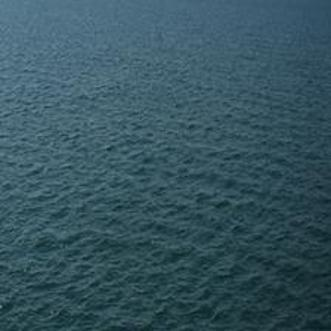
#> input picture data/normal_sea/baseline_split/DSC_0539_FA_2060_224x224_HF_331x331_JPG.rf.e3f74f3a53eda71952df64bebebdf437.jpg, 331 x 331 px; its folder holds only this picture in this run
$ jupyter execute --allow-errors Stage_01_Pipeline_V3.ipynb   (older library calls are emulated)
#> lines starting #> are read from the running program, lines starting #| are printed output that depends on the picture; after the words box and inside, x2 and y2 are one past the last pixel; in counts of white or black regions, pixels touching at a corner belong together
# Stage 1 — Unsupervised Anomaly Baseline (full normal-sea baseline, prawn-only crosscheck)

Changes from the previous version:
- Baseline is now built from **all** images in the normal-sea baseline split (no subsampling / no convergence check needed - more data gives a more stable reference).
- Negative controls use the **full** held-out normal-sea split, not a capped sample.
- Crosscheck uses **prawn positives only** - tuna/cetacean bonus checks removed for this run.
- Feature extraction is parallelized (`ProcessPoolExecutor`) since we're now processing the full dataset rather than a subsample.

[cell 1]
# --- Cell 1: Imports and config ---
import cv2
import numpy as np
import random
import json
from pathlib import Path
from skimage.segmentation import slic
from skimage.feature import graycomatrix, graycoprops
from scipy import ndimage
from concurrent.futures import ProcessPoolExecutor

# --- Dataset paths ---
BASELINE_DIR  = Path("data/normal_sea/baseline_split")   # ALL images here build "what is normal water"
NEGATIVE_DIR  = Path("data/normal_sea/heldout_split")     # ALL images here are negative controls
PRAWN_DIR     = Path("data/prawns")             # deduplicated 42 unique prawn images - crosscheck only

IMG_SIZE = (512, 512)
N_SEGMENTS = 150
GLCM_LEVELS = 32
MIN_COMPONENT_SIZE = 3         # minimum flagged superpixels to count as a real detection
Z_THRESH = 2.5

random.seed(42)

[cell 2]
# --- Cell 2: Pre-processing functions ---
# Dataset used: none - applied identically to every set later.

def load_and_resize(path, size=IMG_SIZE):
#> called with size = (512, 512)
    img = cv2.imread(str(path))
#> img is the input picture: shape (331, 331, 3); mean B, G, R 95.3, 84.6, 54.1
    img = cv2.resize(img, size)
#> img: shape (512, 512, 3)
#> in to_lab, `return cv2.cvtColor(img_bgr, cv2.COLOR_BGR2LAB)`: returned value: shape (512, 512, 3); mean of channels 0, 1, 2 86.5, 119.9, 118.3
    return img

def suppress_glint(img_bgr, thresh=220, dilate_iter=2):
    """Masks out bright sun-glint pixels on the L channel."""
#> called with thresh = 220, dilate_iter = 2
    lab = cv2.cvtColor(img_bgr, cv2.COLOR_BGR2LAB)
    L = lab[:, :, 0]
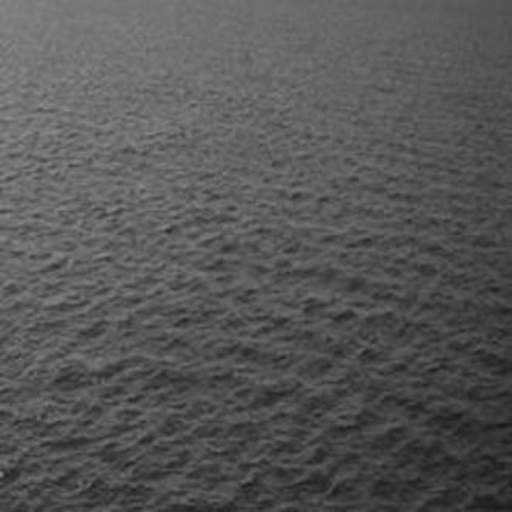
#> L: shape (512, 512); min 24, max 143, mean 86.5
    glint_mask = (L > thresh).astype(np.uint8)
#> glint_mask: shape (512, 512); every value is 0
    glint_mask = cv2.dilate(glint_mask, np.ones((5, 5), np.uint8), iterations=dilate_iter)
    return glint_mask  # 1 = glint, exclude from analysis

def to_lab(img_bgr):
    return cv2.cvtColor(img_bgr, cv2.COLOR_BGR2LAB)

def preprocess_image(path):
    """Full chain: load -> resize -> LAB -> glint mask."""
    img = load_and_resize(path)
    lab = to_lab(img)
    glint_mask = suppress_glint(img)
    return img, lab, glint_mask

[cell 3]
# --- Cell 3: Fast SLIC + GLCM feature extraction ---
# Dataset used: none - reusable functions for every image below.

def quantize(patch, levels=GLCM_LEVELS):
    return (patch.astype(np.float32) / 256 * levels).astype(np.uint8)

def extract_superpixel_features(img_lab, glint_mask, n_segments=N_SEGMENTS):
    """
    Runs SLIC on the L channel, then computes GLCM texture stats per
    superpixel, keeping true 2D spatial structure. Uses ndimage.find_objects
    for speed and quantized grey levels to shrink the GLCM matrix size.
    """
#> called with n_segments = 150
    L_channel = img_lab[:, :, 0]
    segments = slic(img_lab, n_segments=n_segments, compactness=10, start_label=1)
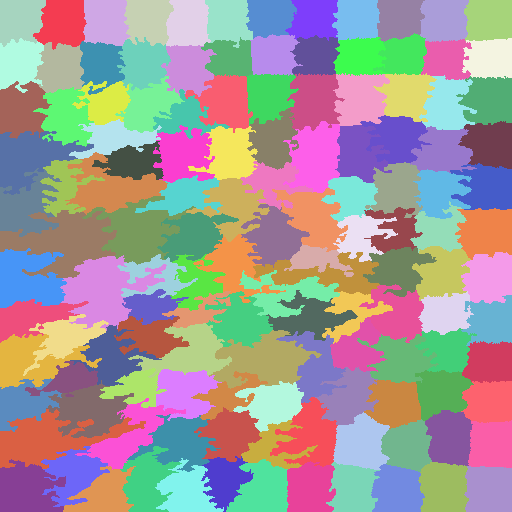
#> segments: shape (512, 512) int64; 130 distinct labels, from 1 to 130; one colour per label, 0 black
    objects = ndimage.find_objects(segments)
#> objects = 130 items

    features = []
    for seg_id, bbox in enumerate(objects, start=1):
        if bbox is None:
            continue
        y_slice, x_slice = bbox
        local_mask = segments[y_slice, x_slice] == seg_id

        if glint_mask[y_slice, x_slice][local_mask].mean() > 0.5:
            continue  # skip glint-dominated superpixels entirely

        patch = L_channel[y_slice, x_slice]
        if patch.shape[0] < 2 or patch.shape[1] < 2:
            continue

        patch_q = quantize(patch)
        glcm = graycomatrix(patch_q, distances=[1], angles=[0],
                             levels=GLCM_LEVELS, symmetric=True, normed=True)

        features.append({
            "seg_id": int(seg_id),
            "bbox": (x_slice.start, y_slice.start, x_slice.stop, y_slice.stop),
            "contrast": float(graycoprops(glcm, 'contrast')[0, 0]),
            "homogeneity": float(graycoprops(glcm, 'homogeneity')[0, 0]),
            "energy": float(graycoprops(glcm, 'energy')[0, 0]),
        })
#> this loop made 130 passes
#> pass 1, in extract_superpixel_features, `local_mask = segments[y_slice, x_slice] == seg_id`:
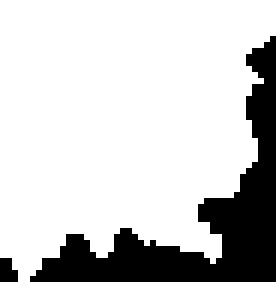
#> local_mask: shape (47, 46) bool (shown 6 times larger); 79.4% white; 2 black regions (1 under 20 px), largest, box (x1, y1, x2, y2) and area: (5, 6, 46, 47) 436
#> pass 1, in extract_superpixel_features, `patch = L_channel[y_slice, x_slice]`:
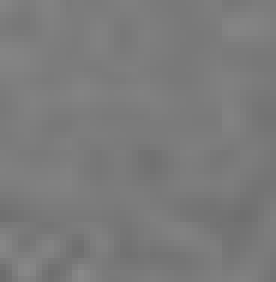
#> patch: shape (47, 46) (shown 6 times larger); min 109, max 137, mean 123.1
#> pass 1, in extract_superpixel_features, `patch_q = quantize(patch)`:
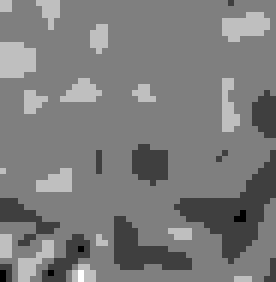
#> patch_q: shape (47, 46) (shown 6 times larger); min 13, max 17, mean 14.95; drawn with min black and max white
#> pass 2, in extract_superpixel_features, `local_mask = segments[y_slice, x_slice] == seg_id`:
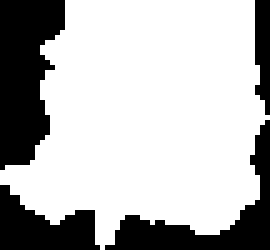
#> local_mask: shape (50, 54) bool (shown 5 times larger); 72.1% white; 4 black regions, box (x1, y1, x2, y2) and area: (0, 0, 13, 34) 318, (21, 24, 54, 50) 222, (0, 37, 20, 50) 156, (51, 0, 54, 23) 58
#> after the loop:
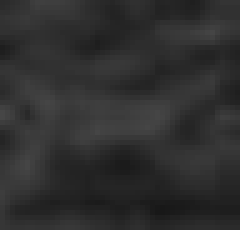
#> patch: shape (46, 48) (shown 5 times larger); min 24, max 70, mean 46.7
#> after the loop:
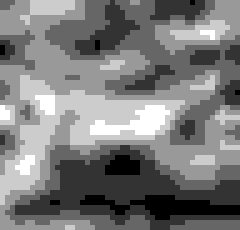
#> patch_q: shape (46, 48) (shown 5 times larger); min 3, max 8, mean 5.4; drawn with min black and max white
#> after the loop, features = 130 items
    return segments, features

def process_one_image(path):
    """Wrapper for parallel/serial use - returns just the feature list."""
    img, lab, glint_mask = preprocess_image(path)
    _, feats = extract_superpixel_features(lab, glint_mask)
#> feats = 130 items
    return feats

[cell 4]
# --- Cell 4: Build the normal-water baseline from ALL baseline images (serial version) ---
# Dataset used: normal sea - EVERY image in the baseline split.

all_baseline_paths = list(BASELINE_DIR.glob("*.jpg"))
print(f"Building baseline from ALL {len(all_baseline_paths)} normal sea images...")

baseline_stats = {"contrast": [], "homogeneity": [], "energy": []}

for i, path in enumerate(all_baseline_paths):
    feats = process_one_image(path)
#> feats = 130 items
    for f in feats:
        for k in baseline_stats:
            baseline_stats[k].append(f[k])
    if (i + 1) % 200 == 0:
        print(f"  processed {i + 1}/{len(all_baseline_paths)} images")

baseline_ref = {k: (np.mean(v), np.std(v)) for k, v in baseline_stats.items()}
print(f"Baseline built from all {len(all_baseline_paths)} images")
print("Baseline (mean, std):", baseline_ref)

[cell 5]
# --- Cell 5: Deviation scoring + detector runner ---
# Dataset used: none - reusable scorer for the runs below.

def score_region_deviation(feat, baseline_ref, z_thresh=Z_THRESH):
    z_scores = {
        k: abs(feat[k] - baseline_ref[k][0]) / (baseline_ref[k][1] + 1e-6)
        for k in ["contrast", "homogeneity", "energy"]
    }
    max_z = max(z_scores.values())
    return max_z > z_thresh, max_z

def run_detector(img_dir, baseline_ref, sample_size=None,
                  extensions=("*.jpg", "*.jpeg", "*.png"),
                  min_component_size=MIN_COMPONENT_SIZE,
                  z_thresh=Z_THRESH):
    paths = []
    for ext in extensions:
        paths.extend(Path(img_dir).glob(ext))

    if sample_size:
        paths = random.sample(paths, min(sample_size, len(paths)))

    if len(paths) == 0:
        raise ValueError(f"No images found in {img_dir} - check path and file extensions")

    results = {}
    for path in paths:
        img, lab, glint_mask = preprocess_image(path)
        segments, feats = extract_superpixel_features(lab, glint_mask)
        flagged = [f for f in feats if score_region_deviation(f, baseline_ref, z_thresh)[0]]
        is_detected = len(flagged) >= min_component_size
        results[path.name] = {
            "n_flagged": len(flagged),
            "is_detected": is_detected,
            "flagged_regions": flagged,
        }
    return results

def safe_detection_rate(results, label=""):
    if len(results) == 0:
        raise ValueError(f"No results to compute detection rate for: {label}")
    return np.mean([1 if r["is_detected"] else 0 for r in results.values()])

#> (a cell that did not finish here is left out)

#> (a cell that did not finish here is left out)

prawn_detection_rate = safe_detection_rate(positive_results, "prawn positives")
print(f"Detection rate on prawn plumes (n={len(positive_results)}): {prawn_detection_rate:.2%}")

[cell 8]
# --- Cell 8: Cache raw features for negatives and prawn positives ---
# Dataset used: normal sea (full heldout split) and prawn (unique 42).
# Extracts features once so the sweeps below can re-score cheaply without
# re-running SLIC/GLCM every time.

def run_and_cache_features(img_dir, extensions=("*.jpg", "*.jpeg", "*.png")):
    paths = []
    for ext in extensions:
        paths.extend(Path(img_dir).glob(ext))
    cache = {}
    for path in paths:
        img, lab, glint_mask = preprocess_image(path)
        _, feats = extract_superpixel_features(lab, glint_mask)
        cache[path.name] = feats
    return cache

neg_cache = run_and_cache_features(NEGATIVE_DIR)
pos_cache = run_and_cache_features(PRAWN_DIR)
print(f"Cached features for {len(neg_cache)} negative images and {len(pos_cache)} prawn images")

[cell 9]
# --- Cell 9: Threshold sweep (z_thresh) ---
# Dataset used: cached negative + prawn features from Cell 8.

def rate_at(cache, z, min_size):
    return np.mean([
        1 if sum(1 for f in feats if score_region_deviation(f, baseline_ref, z)[0]) >= min_size else 0
        for feats in cache.values()
    ])

print(f"{'z_thresh':>10} | {'false_positive_rate':>20} | {'prawn_detection_rate':>20}")
for z in [1.5, 2.0, 2.5, 3.0, 3.5, 4.0]:
    neg_rate = rate_at(neg_cache, z, MIN_COMPONENT_SIZE)
    pos_rate = rate_at(pos_cache, z, MIN_COMPONENT_SIZE)
    print(f"{z:>10} | {neg_rate:>19.2%} | {pos_rate:>19.2%}")
#> this loop made 6 passes
#|        1.5 |                nan% |                nan%
#|        2.0 |                nan% |                nan%
#|        2.5 |                nan% |                nan%
#|        3.0 |                nan% |                nan%
#|        3.5 |                nan% |                nan%
#|        4.0 |                nan% |                nan%

[cell 10]
# --- Cell 10: Component-size sweep (independent of z_thresh) ---
# Dataset used: cached negative + prawn features from Cell 8.

print(f"{'min_component_size':>20} | {'false_positive_rate':>20} | {'prawn_detection_rate':>20}")
for min_size in [3, 5, 8, 10, 15]:
    neg_rate = rate_at(neg_cache, Z_THRESH, min_size)
    pos_rate = rate_at(pos_cache, Z_THRESH, min_size)
    print(f"{min_size:>20} | {neg_rate:>19.2%} | {pos_rate:>19.2%}")
#> this loop made 5 passes
#|                    3 |                nan% |                nan%
#|                    5 |                nan% |                nan%
#|                    8 |                nan% |                nan%
#|                   10 |                nan% |                nan%
#|                   15 |                nan% |                nan%
